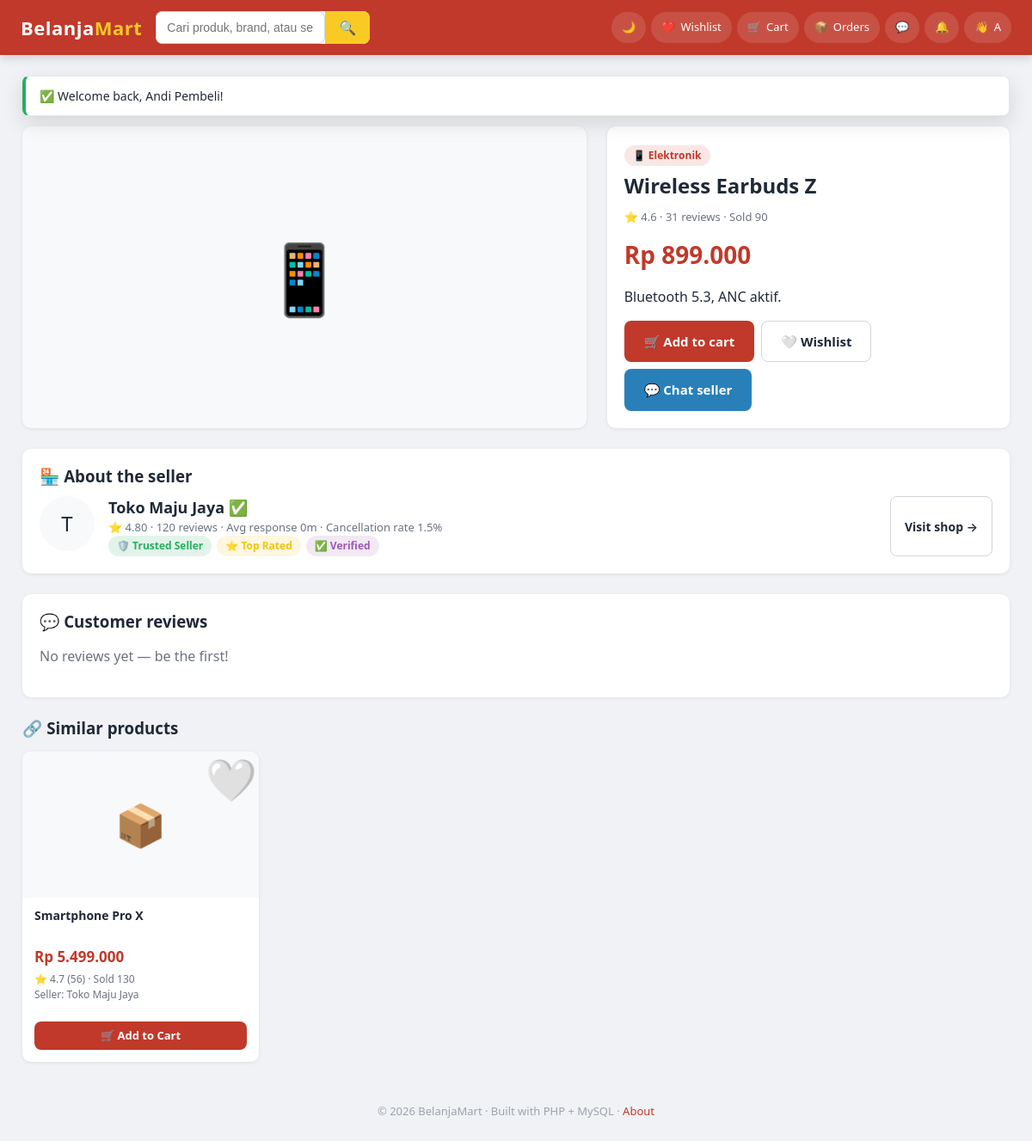
Screenshot of /frontend/pages/shared/product_detail.php?id=2 (signed in) with the database file from the repository.
### tables this page shows
CREATE TABLE products (
    product_id     INT AUTO_INCREMENT PRIMARY KEY,
    seller_id      INT NOT NULL,                     
    category_id    INT,
    product_name   VARCHAR(180) NOT NULL,
    description    TEXT,
    price          DECIMAL(12,2) NOT NULL,           
    currency_code  CHAR(3) NOT NULL DEFAULT 'IDR',
    stock          INT NOT NULL DEFAULT 0,
    image          VARCHAR(255) DEFAULT NULL,
    weight_grams   INT NOT NULL DEFAULT 500,
    is_active      TINYINT(1) NOT NULL DEFAULT 1,
    average_rating DECIMAL(3,2) NOT NULL DEFAULT 0,
    total_reviews  INT NOT NULL DEFAULT 0,
    total_sold     INT NOT NULL DEFAULT 0,
    views          INT NOT NULL DEFAULT 0,
    created_at     TIMESTAMP DEFAULT CURRENT_TIMESTAMP,
    updated_at     TIMESTAMP DEFAULT CURRENT_TIMESTAMP ON UPDATE CURRENT_TIMESTAMP,
    FOREIGN KEY (seller_id)     REFERENCES users(user_id) ON DELETE CASCADE,
    FOREIGN KEY (category_id)   REFERENCES categories(category_id) ON DELETE SET NULL,
    FOREIGN KEY (currency_code) REFERENCES currencies(currency_code),
    INDEX idx_seller   (seller_id),
    INDEX idx_category (category_id),
    INDEX idx_active   (is_active),
    FULLTEXT KEY ft_name_desc (product_name, description)
);

CREATE TABLE categories (
    category_id    INT AUTO_INCREMENT PRIMARY KEY,
    category_name  VARCHAR(100) NOT NULL,
    icon           VARCHAR(20)  DEFAULT '📦',
    parent_id      INT NULL,
    FOREIGN KEY (parent_id) REFERENCES categories(category_id) ON DELETE SET NULL
);

CREATE TABLE currencies (
    currency_code  CHAR(3) PRIMARY KEY,             
    symbol         VARCHAR(8)   NOT NULL,
    name           VARCHAR(60)  NOT NULL,
     
    rate_to_usd    DECIMAL(18,6) NOT NULL DEFAULT 1,
    updated_at     TIMESTAMP DEFAULT CURRENT_TIMESTAMP ON UPDATE CURRENT_TIMESTAMP
);

CREATE TABLE seller_profiles (
    user_id        INT PRIMARY KEY,
    shop_name      VARCHAR(120) NOT NULL,
    description    TEXT,
    banner         VARCHAR(255) DEFAULT NULL,
     
    avg_rating         DECIMAL(3,2)  NOT NULL DEFAULT 0,
    total_reviews      INT NOT NULL DEFAULT 0,
    total_sales        INT NOT NULL DEFAULT 0,         
    total_cancellations INT NOT NULL DEFAULT 0,
    response_time_min  INT NOT NULL DEFAULT 0,         
    cancellation_rate  DECIMAL(5,2) NOT NULL DEFAULT 0,    
    delivery_success_rate DECIMAL(5,2) NOT NULL DEFAULT 100,
    is_verified        TINYINT(1) NOT NULL DEFAULT 0,
    FOREIGN KEY (user_id) REFERENCES users(user_id) ON DELETE CASCADE
);

CREATE TABLE badges (
    badge_id    INT AUTO_INCREMENT PRIMARY KEY,
    code        VARCHAR(40) UNIQUE NOT NULL,
    label       VARCHAR(80) NOT NULL,
    description VARCHAR(255),
    icon        VARCHAR(20) DEFAULT '🏅',
    color       VARCHAR(20) DEFAULT '#f1c40f'
);

### backend/core/Database.php (called while the page is built, shortened)
<?php
class Database
{
    private static ?PDO $pdo = null;
    public static function pdo(): PDO
    {
        if (self::$pdo instanceof PDO) {
            return self::$pdo;
        }
        $cfg  = config('db');
        $dsn  = sprintf(
            'mysql:host=%s;port=%d;dbname=%s;charset=%s',
            $cfg['host'], $cfg['port'], $cfg['database'], $cfg['charset']
        );
        try {
            self::$pdo = new PDO($dsn, $cfg['username'], $cfg['password'], [
                PDO::ATTR_ERRMODE            => PDO::ERRMODE_EXCEPTION,
                PDO::ATTR_DEFAULT_FETCH_MODE => PDO::FETCH_ASSOC,
                PDO::ATTR_EMULATE_PREPARES   => false,
            ]);
        } catch (PDOException $e) {
            http_response_code(500);
            die('Database connection failed: ' . $e->getMessage());
        }
        return self::$pdo;
    }
    public static function run(string $sql, array $params = []): PDOStatement
    {
        $stmt = self::pdo()->prepare($sql);
        $stmt->execute($params);
        return $stmt;
    }
    public static function one(string $sql, array $params = []): ?array
    {
        $row = self::run($sql, $params)->fetch();
        return $row ?: null;
    }
    public static function all(string $sql, array $params = []): array
    {
        return self::run($sql, $params)->fetchAll();
    }
    public static function scalar(string $sql, array $params = [])
    {
        $stmt = self::run($sql, $params);
        $row  = $stmt->fetch(PDO::FETCH_NUM);
        return $row ? $row[0] : null;
    }
}

### backend/models/ProductModel.php (called while the page is built, shortened)
<?php
class ProductModel
{
    public static function find(int $id): ?array
    {
        return Database::one("
            SELECT p.*, c.category_name, c.icon AS category_icon,
                   u.name AS seller_name, sp.shop_name,
                   sp.avg_rating AS seller_rating,
                   sp.total_reviews AS seller_total_reviews,
                   sp.is_verified AS seller_verified,
                   sp.cancellation_rate, sp.response_time_min
            FROM products p
            LEFT JOIN categories c       ON p.category_id = c.category_id
            LEFT JOIN users u            ON p.seller_id   = u.user_id
            LEFT JOIN seller_profiles sp ON sp.user_id    = u.user_id
            WHERE p.product_id = ?
        ", [$id]);
    }
}

### backend/services/RecommendationService.php (called while the page is built, shortened)
<?php
class RecommendationService
{
    public static function similar(int $productId, int $limit = 6): array
    {
        $p = ProductModel::find($productId);
        return Database::all("
            SELECT p.*, u.name AS seller_name, sp.shop_name
            FROM products p
            JOIN users u            ON u.user_id    = p.seller_id
            LEFT JOIN seller_profiles sp ON sp.user_id = u.user_id
            WHERE p.is_active = 1
              AND p.stock > 0
              AND p.product_id <> ?
              AND p.category_id = ?
            ORDER BY p.average_rating DESC, p.total_sold DESC
            LIMIT $limit
        ", [$productId, $p['category_id']]);
    }
}

### backend/config/bootstrap.php (called while the page is built, shortened)
<?php
if (!defined('BM_BOOTSTRAPPED')) {
    $cfg = $GLOBALS['BM_CONFIG'];
    spl_autoload_register(function ($class) {
        $roots = [
            __DIR__ . '/../core/',
            __DIR__ . '/../models/',
            __DIR__ . '/../services/',
            __DIR__ . '/../controllers/',
            __DIR__ . '/../middleware/',
        ];
        foreach ($roots as $root) {
            $file = $root . $class . '.php';
            if (is_file($file)) {
                return;
            }
        }
    });
    foreach (['uploads', 'chat', 'logs'] as $key) {
        $path = $cfg['storage'][$key] ?? null;
        if ($path && !is_dir($path)) {
            @mkdir($path, 0777, true);
        }
    }
    require_once __DIR__ . '/../core/helpers.php';
}

### backend/core/Currency.php (called while the page is built, shortened)
<?php
class Currency
{
    private static array $cache = [];
    public static function load(): array
    {
        if (!empty(self::$cache)) return self::$cache;
        $rows = Database::all("SELECT * FROM currencies");
        foreach ($rows as $r) self::$cache[$r['currency_code']] = $r;
        return self::$cache;
    }
    public static function symbol(string $code): string
    {
        $all = self::load();
        return $all[$code]['symbol'] ?? $code;
    }
    public static function convert(float $amount, string $from, string $to): float
    {
        if ($from === $to) return $amount;
        $usd = $amount / max(self::rate($from), 0.0000001);
        return $usd * self::rate($to);
    }
    public static function format(float $amount, string $code): string
    {
        $sym = self::symbol($code);
        $decimals = in_array($code, ['IDR', 'JPY'], true) ? 0 : 2;
        return $sym . ' ' . number_format($amount, $decimals, ',', '.');
    }
    public static function display(float $amount, string $from, string $to): string
    {
        return self::format(self::convert($amount, $from, $to), $to);
    }
}

### backend/models/WishlistModel.php (called while the page is built, shortened)
<?php
class WishlistModel
{
    public static function has(int $userId, int $productId): bool
    {
        return Database::scalar(
            "SELECT 1 FROM wishlist WHERE user_id = ? AND product_id = ?",
            [$userId, $productId]
        ) ? true : false;
    }
}

### backend/models/UserModel.php (called while the page is built, shortened)
<?php
class UserModel
{
    public static function badges(int $userId): array
    {
        return Database::all("
            SELECT b.*
            FROM seller_badges sb
            JOIN badges b ON b.badge_id = sb.badge_id
            WHERE sb.user_id = ?
        ", [$userId]);
    }
}

### frontend/pages/shared/product_detail.php (the view, shortened to what this page needs)
<?php
require_once __DIR__ . '/../../../backend/config/bootstrap.php';
$user = current_user();
$id   = (int) ($_GET['id'] ?? 0);
$p    = ProductModel::find($id);
$reviews = ReviewModel::forProduct($id);
$similar = RecommendationService::similar($id);
$badges  = UserModel::badges((int) $p['seller_id']);
$wished  = $user['role'] === 'buyer' ? WishlistModel::has((int) $user['user_id'], $id) : false;
$displayCur = $user['currency'] ?? 'IDR';
?>
<div class="grid" style="grid-template-columns: 1.4fr 1fr; gap: 24px;">
    <div class="card center" style="background:var(--bg-muted); min-height:340px; font-size:80px;">
        <?= e($p['category_icon'] ?? '📦') ?>
    </div>
    <div class="card">
        <span class="tag tag-primary"><?= e($p['category_icon'] ?? '📦') ?> <?= e($p['category_name']) ?></span>
        <h2 class="mt-1"><?= e($p['product_name']) ?></h2>
        <div class="text-muted fs-13">⭐ <?= number_format((float) $p['average_rating'], 1) ?> · <?= (int) $p['total_reviews'] ?> reviews · Sold <?= (int) $p['total_sold'] ?></div>
        <div style="font-size: 28px; font-weight: 800; color: var(--color-primary); margin: 12px 0;">
            <?= Currency::display((float) $p['price'], $p['currency_code'], $displayCur) ?>
        </div>
        <p class="mt-2"><?= nl2br(e($p['description'] ?? '')) ?></p>
        <div class="row mt-2" style="gap:8px;">
            <?php if ($user['role'] === 'buyer' && $p['stock'] > 0): ?>
                <a class="btn btn-primary btn-lg" href="<?= base_url('/frontend/pages/buyer/cart.php?add=' . (int) $p['product_id']) ?>">🛒 Add to cart</a>
                <form method="POST" action="<?= base_url('/frontend/pages/buyer/wishlist.php') ?>" style="display:inline;">
                    <button class="btn btn-outline btn-lg"><?= $wished ? '❤️ Wishlisted' : '🤍 Wishlist' ?></button>
                </form>
                <a class="btn btn-info btn-lg" href="<?= base_url('/frontend/pages/shared/chat.php?seller_id=' . (int) $p['seller_id']) ?>">💬 Chat seller</a>
            <?php elseif ($p['stock'] <= 0): ?>
                <span class="tag tag-danger">Out of stock</span>
            <?php endif; ?>
        </div>
    </div>
</div>
<div class="card mt-3">
    <h3>🏪 About the seller</h3>
    <div class="row" style="gap:16px; flex-wrap:wrap;">
        <div style="width:64px; height:64px; border-radius:50%; background:var(--bg-muted); display:flex; align-items:center; justify-content:center; font-size:24px;">
            <?= e(mb_strtoupper(mb_substr($p['shop_name'] ?? 'S', 0, 1))) ?>
        </div>
        <div style="flex:1; min-width:240px;">
            <div class="fw-bold fs-18"><?= e($p['shop_name'] ?? $p['seller_name']) ?> <?php if (!empty($p['seller_verified'])): ?>✅<?php endif; ?></div>
            <div class="text-muted fs-13">⭐ <?= number_format((float) ($p['seller_rating'] ?? 0), 2) ?>
                · <?= (int) ($p['seller_total_reviews'] ?? 0) ?> reviews
                · Avg response <?= (int) ($p['response_time_min'] ?? 0) ?>m
                · Cancellation rate <?= number_format((float) ($p['cancellation_rate'] ?? 0), 1) ?>%</div>
            <?php component('seller_badge', ['badges' => $badges]); ?>
        </div>
        <a class="btn btn-outline" href="<?= base_url('/frontend/pages/shared/seller_profile.php?id=' . (int) $p['seller_id']) ?>">Visit shop →</a>
    </div>
</div>
<div class="card mt-3">
    <h3>💬 Customer reviews</h3>
    <?php if (empty($reviews)): ?>
        <p class="text-muted">No reviews yet — be the first!</p>
    <?php else: foreach ($reviews as $r): ?>
        <div style="border-bottom:1px solid var(--border); padding: 10px 0;">
            <div class="row" style="justify-content:space-between;">
                <div class="fw-600"><?= e($r['user_name']) ?></div>
                <div>⭐ <?= (int) $r['rating'] ?>/5</div>
            </div>
            <div class="text-soft fs-13"><?= date('d M Y, H:i', strtotime($r['created_at'])) ?></div>
            <p><?= nl2br(e($r['comment'])) ?></p>
        </div>
    <?php endforeach; endif; ?>
</div>
<?php if (!empty($similar)): ?>
<h3 class="mt-3 mb-2">🔗 Similar products</h3>
<div class="grid grid-cards">
    <?php foreach ($similar as $sp) component('product_card', ['p' => $sp, 'displayCurrency' => $displayCur]); ?>
</div>
<?php endif; ?>

### frontend/components/seller_badge.php
<?php
$badges = $badges ?? [];
?>
<div class="row" style="gap:6px;">
    <?php foreach ($badges as $b): ?>
        <span class="tag" style="background: <?= e($b['color']) ?>22; color: <?= e($b['color']) ?>;">
            <?= e($b['icon']) ?> <?= e($b['label']) ?>
        </span>
    <?php endforeach; ?>
</div>

### frontend/components/product_card.php (shortened to what this page needs)
<?php
$display = $displayCurrency ?? ($p['currency_code'] ?? 'IDR');
$priceText = Currency::display(
    (float) $p['price'],
    $p['currency_code'] ?? 'IDR',
    $display
);
$wished = !empty($p['_wished']);
?>
<div class="product-card">
    <a href="<?= base_url('/frontend/pages/shared/product_detail.php?id=' . (int) $p['product_id']) ?>" style="color:inherit;">
        <div class="img">
            <?php if (!empty($p['image'])): ?>
                <img src="<?= base_url('/storage/uploads/' . e($p['image'])) ?>" alt="<?= e($p['product_name']) ?>" style="object-fit:cover; width:100%; height:100%;">
            <?php else: ?>
                <?= e($p['category_icon'] ?? '📦') ?>
            <?php endif; ?>
            <?php if (current_user() && (current_user()['role'] ?? null) === 'buyer'): ?>
                <form method="POST" action="<?= base_url('/frontend/pages/buyer/wishlist.php') ?>" style="position:absolute; top:8px; right:8px;">
                    <button type="submit" class="wish-btn <?= $wished ? 'active' : '' ?>" title="Wishlist">
                        <?= $wished ? '❤️' : '🤍' ?>
                    </button>
                </form>
            <?php endif; ?>
        </div>
        <div class="body">
            <div class="name"><?= e($p['product_name']) ?></div>
            <div class="price"><?= $priceText ?></div>
            <div class="meta">⭐ <?= number_format((float) $p['average_rating'], 1) ?>
                (<?= (int) $p['total_reviews'] ?>) · Sold <?= (int) ($p['total_sold'] ?? 0) ?></div>
            <div class="meta">Seller: <?= e($p['shop_name'] ?? $p['seller_name'] ?? '-') ?>
            </div>
        </div>
    </a>
    <div class="body" style="padding-top:0;">
        <div class="actions">
            <a href="<?= base_url('/frontend/pages/buyer/cart.php?add=' . (int) $p['product_id']) ?>" class="btn btn-primary btn-sm btn-block">🛒 Add to Cart</a>
        </div>
    </div>
</div>

### rows the page displays
products: category.icon "📱", category.category_name "Elektronik", product_name "Wireless Earbuds Z", average_rating "4.6", total_reviews "31", total_sold "90", price+currency_code "Rp 899.000", description "Bluetooth 5.3, ANC aktif.", seller_profiles.shop_name "T", seller_profiles.shop_name "Toko Maju Jaya", seller_profiles.avg_rating "4.80", seller_profiles.total_reviews "120", seller_profiles.response_time_min "0", seller_profiles.cancellation_rate "1.5"
badges: icon "🛡️", label "Trusted Seller"
badges: icon "⭐", label "Top Rated"
badges: icon "✅", label "Verified"
products: product_name "Smartphone Pro X", priceText "Rp 5.499.000", average_rating "4.7", total_reviews "56", total_sold "130", seller_profiles.shop_name "Toko Maju Jaya"

### other values shown
mb_strtoupper(mb_substr($user['name'], 0, 1)) "A"
$ok "Welcome back, Andi Pembeli!"
